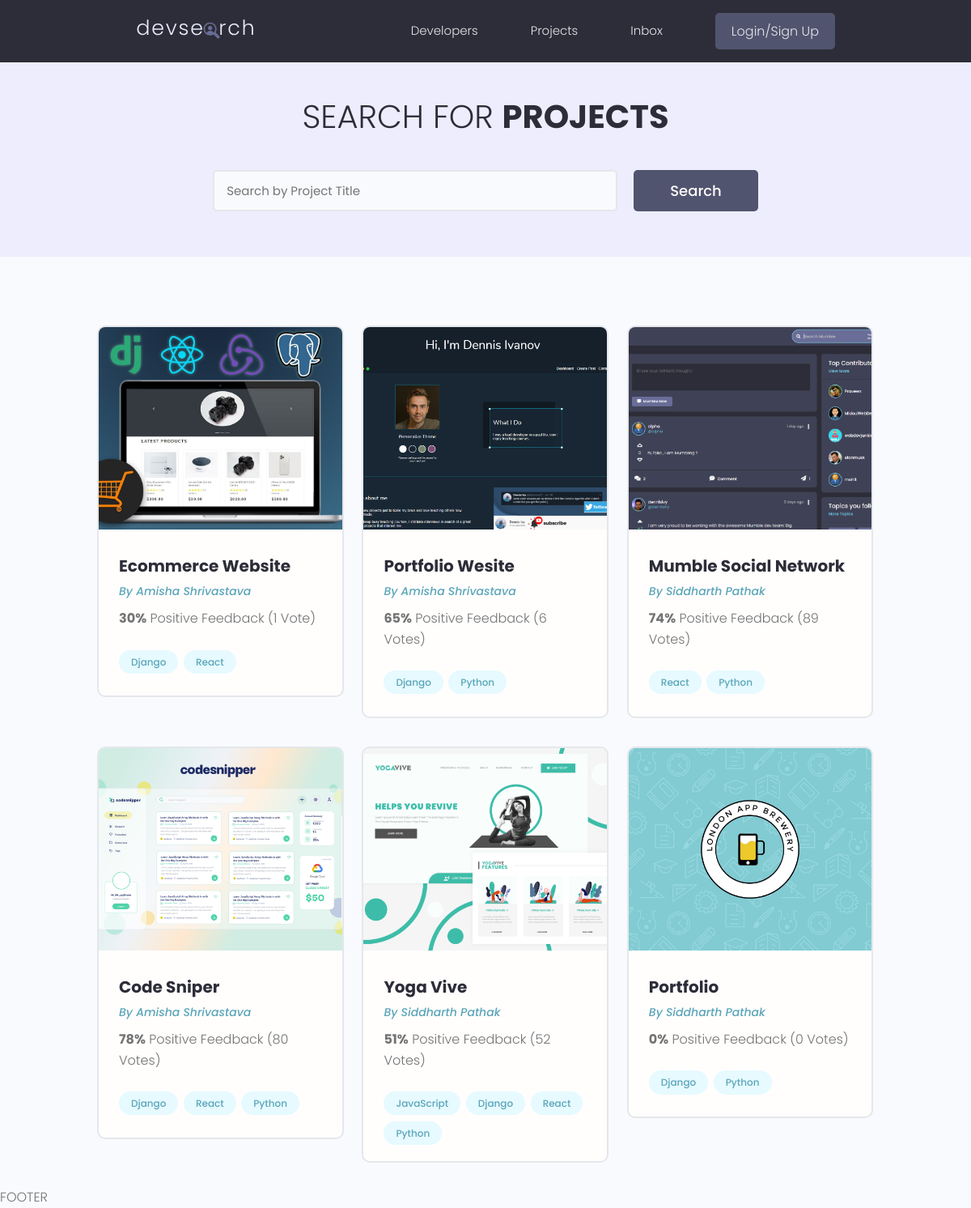
/projects/, run on the app's committed database.
### projects/models.py (models this page shows, shortened)
class Project(models.Model):
    owner = models.ForeignKey(Profile, null=True, blank=True, on_delete=models.SET_NULL)
    title = models.CharField(max_length=200)
    description = models.TextField(null=True, blank=True) # not necessary
    featured_image = models.ImageField(null=True, blank=True, default="default.jpg")
    demo_link = models.CharField(max_length=2000, null=True, blank=True)
    source_link = models.CharField(max_length=2000, null=True, blank=True)
    tag = models.ManyToManyField('Tag', blank=True)
    vote_total = models.IntegerField(default=0, null=True, blank=True)
    vote_ratio = models.IntegerField(default=0, null=True, blank=True)
    created = models.DateTimeField(auto_now_add=True)
    id = models.UUIDField(default=uuid.uuid4, unique=True, primary_key=True, editable=False)

class Tag(models.Model):
    name = models.CharField(max_length=200)
    created = models.DateTimeField(auto_now_add=True)
    id = models.UUIDField(default=uuid.uuid4, unique=True, primary_key=True, editable=False)
    def __str__(self):
        return self.name

### users/models.py (models this page shows, shortened)
class Profile(models.Model):
    user = models.OneToOneField(User, on_delete=models.CASCADE, null=True, blank=True)
    name = models.CharField(max_length=200, blank=True, null=True) #character field need max length
    email = models.EmailField(max_length=500, blank=True, null=True)
    username = models.CharField(max_length=200, blank=True, null=True)
    location = models.CharField(max_length=200, blank=True, null=True)
    short_intro = models.CharField(max_length=200, blank=True, null=True)
    bio = models.TextField(blank=True, null=True)
    profile_image = models.ImageField(null=True, blank=True, upload_to='profiles/', default='profiles/user-default.png') #requires image processig library pillow by default image goes to static folder
    social_github = models.CharField(max_length=200, blank=True, null=True)
    social_linkedin = models.CharField(max_length=200, blank=True, null=True)
    social_website = models.CharField(max_length=200, blank=True, null=True)
    social_twitter = models.CharField(max_length=200, blank=True, null=True)
    created = models.DateTimeField(auto_now_add=True)
    id = models.UUIDField(default=uuid.uuid4, unique=True, primary_key=True, editable=False)

### projects/views.py (the view)
# urls.py: path('projects/', include('projects.urls')),
def projects(request):
    projects = Project.objects.all()
    context = {'projects' : projects}
    return render(request, 'projects/projects.html',context)

### projects/templates/projects/projects.html (shortened to what this page needs)
{% extends "main.html"%}
{% block content %}
<main class="projects">
    <section class="hero-section text-center">
      <div class="container container--narrow">
        <div class="hero-section__box">
          <h2>Search for <span>Projects</span></h2>
        </div>
        <div class="hero-section__search">
          <form class="form" action="#" method="get">
            <div class="form__field">
              <input class="input input--text" id="formInput#search" type="text" name="text"
                placeholder="Search by Project Title" />
            </div>
            <input class="btn btn--sub btn--lg" type="submit" value="Search" />
          </form>
        </div>
      </div>
    </section>
    <section class="projectsList">
      <div class="container">
        <div class="grid grid--three">
          {% for project in projects%}
          <div class="column">
            <div class="card project">
              <a href={% url 'project' project.id%} class="project">
                <img class="project__thumbnail" src="{{project.featured_image.url}}" alt="project thumbnail" />
                <div class="card__body">
                  <h3 class="project__title">{{project.title}}</h3>
                  <p><a class="project__author" href={% url 'user-profile' project.owner.id%}>By {{project.owner.name}}</a></p>
                  <p class="project--rating">
                    <span style="font-weight: bold;">{{project.vote_ratio}}%</span> Positive
                    Feedback ({{project.vote_total}} Vote{{project.vote_total|pluralize:"s"}})
                  </p>
                  <div class="project__tags">
                    {% for tag in project.tag.all%}
                    <span class="tag tag--pill tag--main">
                      <small>{{tag}}</small>
                    </span>
                    {% endfor %}
                  </div>
                </div>
            </div>
          </div>
          {% endfor %}
    </section>
</main>
{% endblock %}

### static/styles/app.css (style rules this page uses)
:root { --color-sub: #2d2d39; }
.btn--sub { background-color: var(--color-sub-light); }
.card { border: 2px solid var(--color-light); }
img { width: 100%; }
.hero-section { height: 40vh; display: flex; align-items: center; background-color: var(--color-sub); }
.hero-section__box { margin-bottom: 4rem; }
.hero-section__box > h2, .hero-section__box > h2 > span { font-size: 4rem; color: var(--color-light); line-height: 1.3; text-transform: uppercase; }
.hero-section__box > h2 { font-weight: 300; }
.hero-section__box > h2 > span { font-weight: 700; }
.hero-section__search > .form { display: flex; align-items: center; justify-content: center; gap: 2rem; }
.hero-section__search > .form input.input--text { width: 50rem; }
.project__author { font-size: 1.4rem; font-style: italic; }
.project--rating { margin-bottom: 1.6em; margin-top: .5em; }
.projects > .hero-section { background: var(--color-sub-lighter); height: 30vh; }
.projects .hero-section__box { margin-bottom: 2.5rem; }
.projects .hero-section__box > h2 { color: var(--color-sub); }
.projects .hero-section__box > h2 > span { font-weight: 700; color: var(--color-sub); }
.projectsList { margin-top: 8rem; }
.project__thumbnail { height: 25rem; object-fit: cover; object-position: top center; }
.project__title { font-size: 2rem; font-weight: 700; color: var(--color-sub); }

### static/uikit/styles/modules/_variables.css (style rules this page uses)
:root { --color-main: #5aa5b9; --color-main-light: #e6faff; --color-sub: #3f4156; --color-sub-light: #51546e; --color-sub-lighter: #ededfd; --color-text: #737373; --color-gray: #8b8b8b; --color-light: #e5e7eb; --color-light-gray: #767676; --color-bg: #f8fafd; --color-white: #fffefd; --color-white-light: #f3f3f3; --color-success: #359e64; --color-success-bg: #def8e8; --color-error: #fc4b0b; --color-error-bg: #fff2ee; --font-base: 'Poppins', arial, helvetica, 'Segoe UI', roboto, ubuntu, sans-serif; --font-monospace: 'Fira Code', 'Courier New', courier, monospace; --font-regular: 300; --font-medium: 500; --font-bold: 700; --generic-shadow: 1px 1px 5px #00000010; --generic-transition: all 0.3s ease-in-out; }

### static/uikit/styles/modules/_base.css (style rules this page uses)
* { margin: 0; padding: 0; box-sizing: border-box; text-rendering: optimizeLegibility; color: inherit; font-size: inherit; }
html { font-size: 50%; }
@media only screen and (min-width: 480px) { html { font-size: 56.25%; } }
@media only screen and (min-width: 1200px) { html { font-size: 62.5%; } }
body { line-height: 1.6; font-weight: 400; font-size: 1.5rem; color: var(--color-text); background-color: var(--color-bg); min-height: 100vh; }

### static/uikit/styles/modules/_typography.css (style rules this page uses)
* { font-family: var(--font-base); }
h2 { font-size: 3.6rem; font-weight: var(--font-bold); }
h3 { font-size: 3.2rem; font-weight: var(--font-medium); }
p, span, strong { font-size: 1.6rem; color: var(--color-text); font-weight: var(--font-regular); }
a { padding-bottom: 2px; text-decoration: none; display: inline-block; color: var(--color-main); font-weight: var(--font-medium); }

### static/uikit/styles/modules/_utilities.css (style rules this page uses)
.container { width: 92%; max-width: 165rem; margin: 0 auto; box-sizing: border-box; }
.container--narrow { width: 92%; max-width: 120rem; }
@media screen and (min-width: 1000px) { .container { width: 90%; } }
@media screen and (min-width: 1000px) { .container--narrow { width: 85%; } }
@media screen and (min-width: 1200px) { .container { width: 80%; } }
@media screen and (min-width: 1200px) { .container--narrow { width: 72%; } }
.text-center { text-align: center; }

### static/uikit/styles/modules/_button.css (style rules this page uses)
.btn { display: inline-block; position: relative; cursor: pointer; background-color: var(--color-light); font-weight: var(--font-medium); color: var(--color-sub); text-decoration: none; padding: 1rem 2rem; border-radius: 0.5rem; border: none; width: -webkit-fit-content; width: -moz-fit-content; width: fit-content; height: -webkit-fit-content; height: -moz-fit-content; height: fit-content; font-size: 1.6rem; outline-width: 0; outline-color: transparent; -webkit-backface-visibility: hidden; backface-visibility: hidden; transition: all 0.3s ease-in-out; }
.btn--sub { background-color: var(--color-sub); color: var(--color-white); }
.btn--lg { font-size: 1.8rem; padding: 1.2rem 4.5rem; }

### static/uikit/styles/modules/_card.css (style rules this page uses)
.card { border-radius: 1rem; background-color: var(--color-white); border: 1.5px solid var(--color-light); width: auto; height: auto; margin-top: 0.5rem; margin-bottom: 0.5rem; overflow: hidden; }
.card__body, .card__header { padding: 2rem 2.5rem; }

### data on the page
Project: featured_image (picture), title "Ecommerce Website", owner.name "Amisha Shrivastava", vote_ratio "30", vote_total "1"
Tag: name "Django"
Tag: name "React"
Project: featured_image (picture), title "Portfolio Wesite", owner.name "Amisha Shrivastava", vote_ratio "65", vote_total "6"
Tag: name "Python"
Project: featured_image (picture), title "Mumble Social Network", owner.name "Siddharth Pathak", vote_ratio "74", vote_total "89"
Project: featured_image (picture), title "Code Sniper", owner.name "Amisha Shrivastava", vote_ratio "78", vote_total "80"
Project: featured_image (picture), title "Yoga Vive", owner.name "Siddharth Pathak", vote_ratio "51", vote_total "52"
Tag: name "JavaScript"
Project: featured_image (picture), title "Portfolio", owner.name "Siddharth Pathak", vote_ratio "0", vote_total "0"
